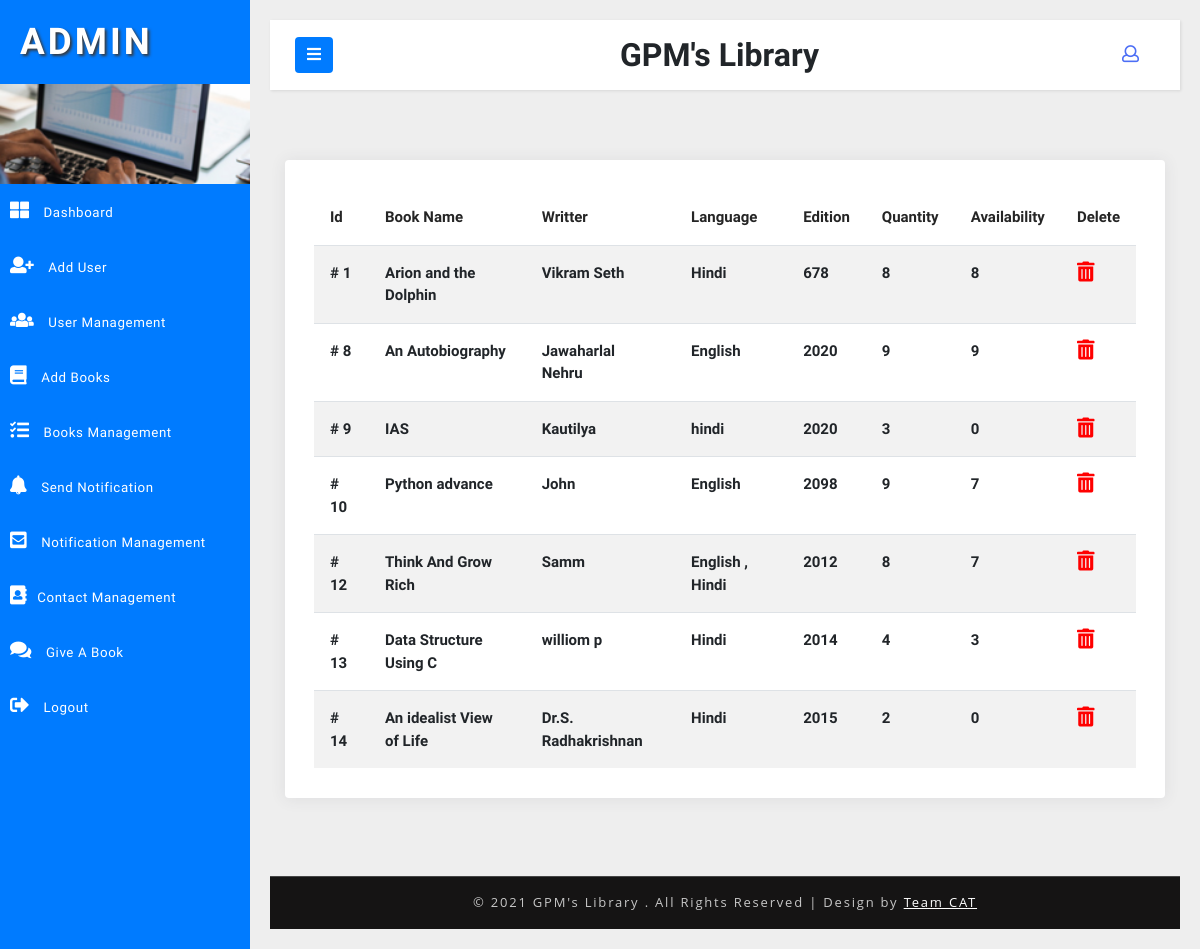
Page /adminzone/admin/bookmanage.php (signed in) on the committed database.
### tables this page shows
CREATE TABLE `books` (
  `id` int(11) NOT NULL,
  `bookid` int(100) NOT NULL,
  `bookname` varchar(500) NOT NULL,
  `bwname` varchar(500) NOT NULL,
  `blang` varchar(500) NOT NULL,
  `byear` int(100) NOT NULL,
  `bprice` int(100) NOT NULL,
  `bq` int(100) NOT NULL,
  `create_at` timestamp NULL DEFAULT current_timestamp(),
  `aq` varchar(50) DEFAULT NULL
);

### adminzone/admin/bookmanage.php (the view, shortened to what this page needs)
<!DOCTYPE html>
<html lang="en">
<head>
    <link href="../css/bootstrap.css" rel="stylesheet" type="text/css" media="all" />
    <link href="../css/style.css" rel="stylesheet" type="text/css" media="all" />
    <link rel="stylesheet" href="../css/style4.css">
    <link href="../css/fontawesome-all.css" rel="stylesheet">
    <link href="../css/bookmcss.css" rel="stylesheet">
</head>
<body>
<?php
include 'loder.php';
?>
    <?php include "header.php" ?>
    <div class="container-fluid mt-100">
        <div class="row">
            <div class="col-lg-12">
                <div class="card">
                    <div class="card-body">
                        <div class="active-member">
                            <div class="table-responsive">
                                <?php
                        $username = "root";
                        $pass = "";
                        $dbname = "minilms1";
                        $host = "localhost";
                        $con = mysqli_connect($host,$username,$pass,$dbname);
                        if(! $con)
                        {
                            echo "Unaable To Connect Database" . mysqli_connect_error();
                        }
                        else
                        {
                            $sql = "SELECT * FROM books";
                            $result = mysqli_query($con, $sql);
                            if( mysqli_num_rows($result) > 0 )
                         {
                          $output = " <table class='table table-xs table-striped mb-0'>
                          <thead>
                              <tr>
                                  <th>Id</th>
                                  <th>Book Name</th>
                                  <th>Writter</th>
                                  <th>Language</th>
                                  <th>Edition</th>
                                  <th>Quantity</th>
                                  <th>Availability</th>
								  <th>Delete</th>
                              </tr>
                          </thead>
                          <tbody>
                          ";
                            while($row = mysqli_fetch_assoc($result))
                            {
                              $output .=  "<tr>
                                <td class='t1' style='font-size:15px'># $row[id]</td>
                                <td class='t1' style='font-size:15px'><a href='bedit.php?e=$row[bookname]&id=$row[bookid]&name=bookname'>$row[bookname]</a></td>
                                <td class='t1' style='font-size:15px'><a href='bedit.php?e=$row[bwname]&id=$row[bookid]&name=bwname'>$row[bwname]</a></td>
                                <td class='t1' style='font-size:15px'><a href='bedit.php?e=$row[blang]&id=$row[bookid]&name=blang'>$row[blang]</td>
                                <td class='t1' style='font-size:15px'><a href='bedit.php?e=$row[byear]&id=$row[bookid]&name=byear'>$row[byear]</td>
                                <td class='t1' style='font-size:15px'><a href='bedit.php?e=$row[bq]&id=$row[bookid]&name=bq'>$row[bq]</td>
                                <td class='t1' style='font-size:15px'>$row[aq]</td>
                              <td>
                                <a href='bookdelete.php?d=$row[id]'><i class='fas fa-trash-alt fa-2x'style='color:red;font-size:20px'></i></a>
                                </td>
                                </tr>";
                            }
                            $output .="</table>";
                            echo $output;
                         }
                        }
                            ?>
                            </div>
                        </div>
                    </div>
                </div>
            </div>
        </div>
    </div>
    <div class="copyright-w3layouts py-xl-3 py-2 mt-xl-5 mt-4 text-center">
        <p>© 2021 GPM's Library . All Rights Reserved | Design by
            <a href="#"> Team CAT </a>
        </p>
    </div>
    </div>
    </div>
</body>
</html>

### adminzone/css/style.css (style rules this page uses)
html, body { margin: 0; font-size: 100%; font-family: 'Open Sans', sans-serif; background: #fff; }
body a { text-decoration: none; transition: 0.5s all; -webkit-transition: 0.5s all; -moz-transition: 0.5s all; -o-transition: 0.5s all; -ms-transition: 0.5s all; }
p { margin: 0; }
.copyright-w3layouts p { color: #c7c7c7; font-size: 13px; letter-spacing: 1.8px; text-align: center; font-weight: 400; }
.copyright-w3layouts p a { color: #fff; text-decoration: underline; }
.copyright-w3layouts { background: #151414; border-top: 1px solid #464646; }
.table th, .table td { padding: 0.74rem; vertical-align: top; border-top: 1px solid #dee2e6; font-size: 13px; }
.table th { color: #252525; font-size: 15px; }
.table-responsive { display: block; width: 100%; overflow-x: auto; }

### adminzone/css/style4.css (style rules this page uses)
body { font-family: 'Open Sans', sans-serif; background: #f1f1f1; }
p { font-family: 'Open Sans', sans-serif; }
a, a:hover, a:focus { color: inherit; text-decoration: none; transition: all 0.3s; }
i, span { display: inline-block; }

### adminzone/css/bookmcss.css (style rules this page uses)
body { background-color: #eee; font-family: 'Calibri', sans-serif !important }
.mt-100 { margin-top: 70px }
.card { margin-bottom: 30px; border: 0px; border-radius: 0.25rem; box-shadow: 0px 1px 15px 1px rgba(69, 65, 78, 0.08) }
.card .card-body { padding: 1.88rem 1.81rem }
.table thead th { border-bottom: none; border-top: none; vertical-align: middle }
.table th, .table td { padding: 1rem; vertical-align: top; border-top: 1px solid #dee2e6 }

### adminzone/admin/bookmanage.php (style rules this page uses)
.t1 { font-weight: 600; }

### rows in the picture
books: id "1", bookname "Arion and the Dolphin", bwname "Vikram Seth", blang "Hindi", byear "678", bq "8", aq "8"
books: id "8", bookname "An Autobiography", bwname "Jawaharlal Nehru", blang "English", byear "2020", bq "9", aq "9"
books: id "9", bookname "IAS", bwname "Kautilya", blang "hindi", byear "2020", bq "3", aq "0"
books: id "10", bookname "Python advance", bwname "John", blang "English", byear "2098", bq "9", aq "7"
books: id "12", bookname "Think And Grow Rich", bwname "Samm", blang "English , Hindi", byear "2012", bq "8", aq "7"
books: id "13", bookname "Data Structure Using C", bwname "williom p", blang "Hindi", byear "2014", bq "4", aq "3"
books: id "14", bookname "An idealist View of Life", bwname "Dr.S. Radhakrishnan", blang "Hindi", byear "2015", bq "2", aq "0"
